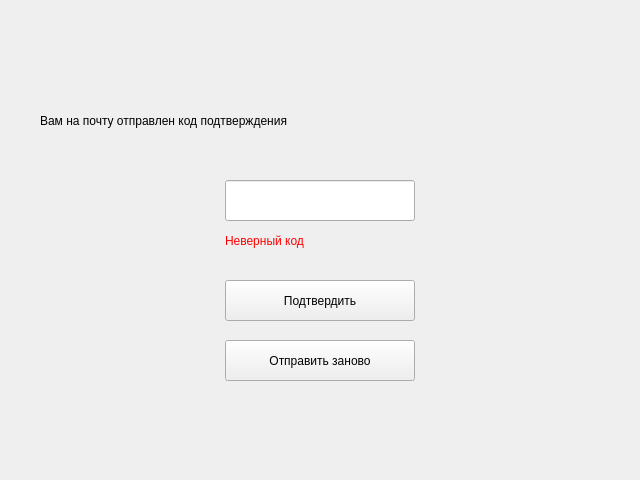
<?xml version="1.0" encoding="UTF-8"?>
<ui version="4.0">
 <class>email_check</class>
 <widget class="QWidget" name="email_check">
  <property name="geometry">
   <rect>
    <x>0</x>
    <y>0</y>
    <width>640</width>
    <height>480</height>
   </rect>
  </property>
  <property name="windowTitle">
   <string>Face Detection</string>
  </property>
  <property name="windowIcon">
   <iconset>
    <normaloff>../icon.jpg</normaloff>../icon.jpg</iconset>
  </property>
  <widget class="QLabel" name="title">
   <property name="geometry">
    <rect>
     <x>40</x>
     <y>100</y>
     <width>560</width>
     <height>41</height>
    </rect>
   </property>
   <property name="styleSheet">
    <string notr="true">font: 20pt &quot;MS Shell Dlg 2&quot;;</string>
   </property>
   <property name="text">
    <string>Вам на почту отправлен код подтверждения</string>
   </property>
  </widget>
  <widget class="QLineEdit" name="check_key">
   <property name="geometry">
    <rect>
     <x>225</x>
     <y>180</y>
     <width>190</width>
     <height>41</height>
    </rect>
   </property>
   <property name="styleSheet">
    <string notr="true">font: 24pt &quot;MS Shell Dlg 2&quot;;</string>
   </property>
   <property name="text">
    <string/>
   </property>
  </widget>
  <widget class="QLabel" name="key_error">
   <property name="geometry">
    <rect>
     <x>225</x>
     <y>230</y>
     <width>131</width>
     <height>21</height>
    </rect>
   </property>
   <property name="styleSheet">
    <string notr="true">font: 14pt &quot;MS Shell Dlg 2&quot;;color:rgb(255, 0, 0)</string>
   </property>
   <property name="text">
    <string>Неверный код</string>
   </property>
  </widget>
  <widget class="QPushButton" name="check_button">
   <property name="geometry">
    <rect>
     <x>225</x>
     <y>280</y>
     <width>190</width>
     <height>41</height>
    </rect>
   </property>
   <property name="cursor">
    <cursorShape>PointingHandCursor</cursorShape>
   </property>
   <property name="styleSheet">
    <string notr="true">font: 18pt &quot;MS Shell Dlg 2&quot;;</string>
   </property>
   <property name="text">
    <string>Подтвердить</string>
   </property>
  </widget>
  <widget class="QPushButton" name="send_button">
   <property name="geometry">
    <rect>
     <x>225</x>
     <y>340</y>
     <width>190</width>
     <height>41</height>
    </rect>
   </property>
   <property name="cursor">
    <cursorShape>PointingHandCursor</cursorShape>
   </property>
   <property name="styleSheet">
    <string notr="true">font: 16pt &quot;MS Shell Dlg 2&quot;;</string>
   </property>
   <property name="text">
    <string>Отправить заново</string>
   </property>
  </widget>
 </widget>
 <resources/>
 <connections/>
</ui>
